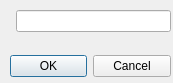
<?xml version="1.0" encoding="UTF-8"?>
<ui version="4.0">
 <class>AddKeywordDialog</class>
 <widget class="QDialog" name="AddKeywordDialog">
  <property name="geometry">
   <rect>
    <x>0</x>
    <y>0</y>
    <width>173</width>
    <height>83</height>
   </rect>
  </property>
  <property name="windowTitle">
   <string>Dialog</string>
  </property>
  <widget class="QDialogButtonBox" name="buttonBox">
   <property name="geometry">
    <rect>
     <x>10</x>
     <y>50</y>
     <width>161</width>
     <height>32</height>
    </rect>
   </property>
   <property name="orientation">
    <enum>Qt::Horizontal</enum>
   </property>
   <property name="standardButtons">
    <set>QDialogButtonBox::Cancel|QDialogButtonBox::Ok</set>
   </property>
  </widget>
  <widget class="QWidget" name="formLayoutWidget">
   <property name="geometry">
    <rect>
     <x>10</x>
     <y>10</y>
     <width>161</width>
     <height>31</height>
    </rect>
   </property>
   <layout class="QFormLayout" name="formLayout">
    <item row="0" column="0">
     <layout class="QHBoxLayout" name="horizontalLayout"/>
    </item>
    <item row="0" column="1">
     <widget class="QLineEdit" name="keywordLineEdit"/>
    </item>
   </layout>
  </widget>
 </widget>
 <resources/>
 <connections>
  <connection>
   <sender>buttonBox</sender>
   <signal>accepted()</signal>
   <receiver>AddKeywordDialog</receiver>
   <slot>accept()</slot>
   <hints>
    <hint type="sourcelabel">
     <x>248</x>
     <y>254</y>
    </hint>
    <hint type="destinationlabel">
     <x>157</x>
     <y>274</y>
    </hint>
   </hints>
  </connection>
  <connection>
   <sender>buttonBox</sender>
   <signal>rejected()</signal>
   <receiver>AddKeywordDialog</receiver>
   <slot>reject()</slot>
   <hints>
    <hint type="sourcelabel">
     <x>316</x>
     <y>260</y>
    </hint>
    <hint type="destinationlabel">
     <x>286</x>
     <y>274</y>
    </hint>
   </hints>
  </connection>
 </connections>
</ui>
